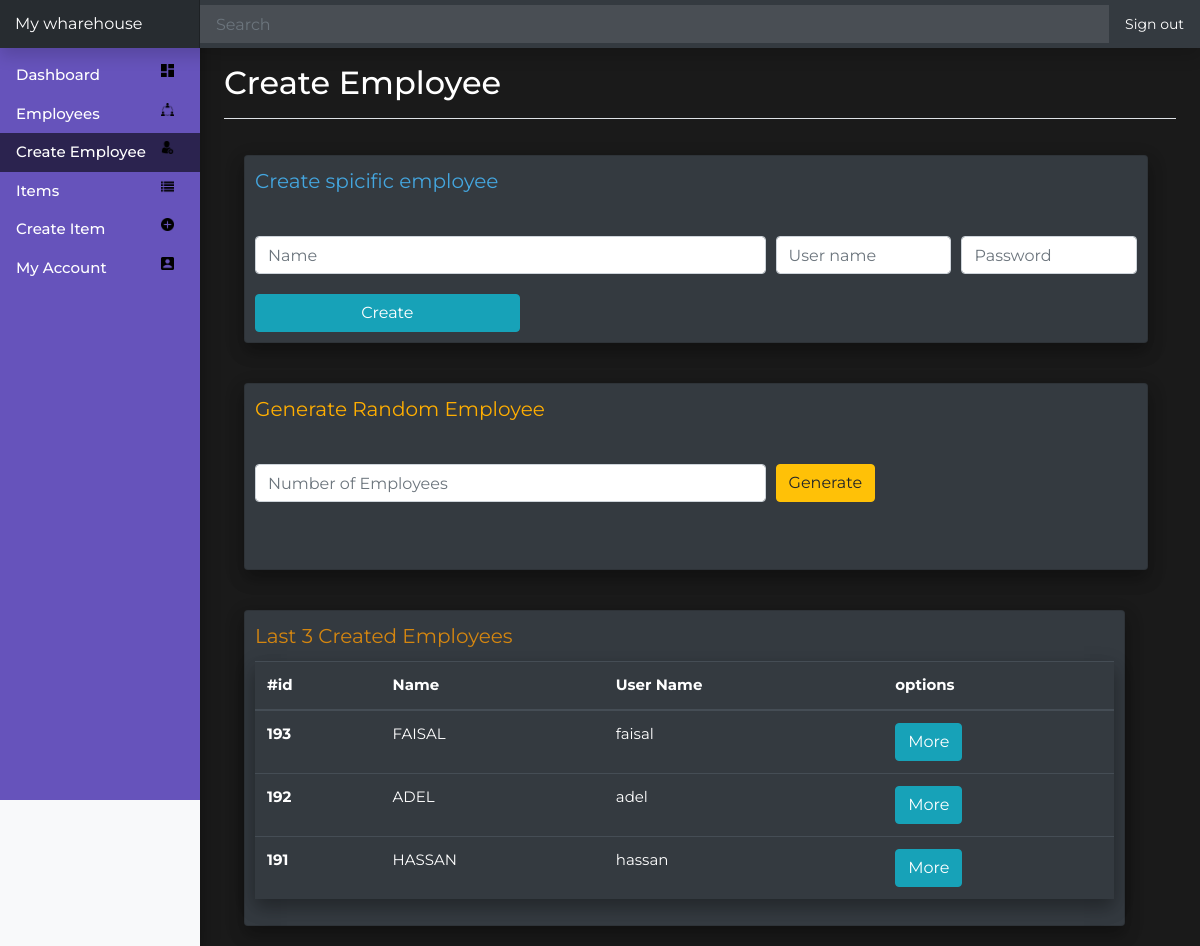
Screenshot of /PAGES/Admin/CreateEmployee.php (signed in) with the database file from the repository.
### tables this page shows
CREATE TABLE `employees` (
  `id` int(11) NOT NULL,
  `fk_aid` int(11) NOT NULL,
  `name` varchar(244) NOT NULL,
  `uname` varchar(244) NOT NULL,
  `password` varchar(244) NOT NULL
);

### PAGES/Admin/CreateEmployee.php (the view, shortened to what this page needs)
<!doctype html>
<?php
     include_once('../../INC/db.inc.php');
  ?>
<html lang="en">
  <head>
<link href="/docs/4.2/dist/css/bootstrap.min.css" rel="stylesheet">
<link href="/docs/4.2/dist/css/bootstrap.min.css" rel="stylesheet">
<link rel="stylesheet" href="https://stackpath.bootstrapcdn.com/bootstrap/4.2.1/css/bootstrap.min.css">
    <link href="../../STYLES/CreateEmployee.css" rel="stylesheet">
    <link href="../../STYLES/GLOBAL.css" rel="stylesheet">
  </head>
  <body>
    <nav class="navbar navbar-dark fixed-top bg-dark flex-md-nowrap p-0 shadow">
  <a class="navbar-brand col-sm-3 col-md-2 mr-0" href="Home.php"><?php   echo $_SESSION['whname']; ?></a>
  <input class="form-control form-control-dark w-100" type="text" placeholder="Search" aria-label="Search">
  <ul class="navbar-nav px-3">
    <li class="nav-item text-nowrap">
      <a class="nav-link Signout" href="../../INC/Signout.inc.php">Sign out</a>
    </li>
  </ul>
</nav>
<div class="container-fluid">
  <div class="row">
    <nav class="col-md-2 d-none d-md-block bg-light sidebar">
      <div class="sidebar-sticky">
        <ul class="nav flex-column">
          <li id="1" class="nav-item NAV_ITEM">
            <a style="color:white;"class="nav-link" href="Home.php">
              <img src="../../images/icons/dashboard.png" class="icon">Dashboard
            </a>
          </li>
          <li  id="2" class="nav-item NAV_ITEM">
            <a class="nav-link" href="Employees.php">
            <img src="../../images/icons/group.png" class="icon">Employees
            </a>
          </li>
          <li id="2" class="nav-item NAV_ITEM SELECTED">
            <a class="nav-link" href="CreateEmployee.php">
            <img src="../../images/icons/new-user.png" class="icon">Create Employee
            </a>
          </li>
          <li id="3" class="nav-item NAV_ITEM">
            <a class="nav-link" href="Items.php">
            <img src="../../images/icons/items.png" class="icon">Items
            </a>
          </li>
          <li id="4" class="nav-item NAV_ITEM">
            <a class="nav-link" href="CreateItem.php">
            <img src="../../images/icons/plus.png" class="icon">Create Item
            </a>
          </li>
          <li id="6" class="nav-item NAV_ITEM">
            <a class="nav-link" href="Myaccount.php">
              <img src="../../images/icons/account.png" class="icon">My Account
            </a>
          </li>
        </ul>
    </nav>
    <main role="main" class="col-md-9 ml-sm-auto col-lg-10 px-4">
      <div class="d-flex justify-content-between flex-wrap flex-md-nowrap align-items-center pt-3 pb-2 mb-3 border-bottom">
        <h1 class="h2">Create Employee</h1>
      </div>
      <div style="color: rgb(68, 166, 223);"class="MAIN_CARD card bg-dark box_shadow">
            Create spicific employee
<form class="SPI_FORM" action="../../INC/CreateEmp.inc.php" method="post">
  <div class="form-row">
    <div class="col-7">
      <input name="name" type="text" class="form-control" placeholder="Name">
    </div>
    <div class="col">
      <input name="uname" type="text" class="form-control" placeholder="User name">
    </div>
    <div class="col">
      <input name="pass"type="text" class="form-control" placeholder="Password ">
    </div>
  </div>
  <button type="submit" class="BTNCreate btn btn-info">Create</button>
</form>
      </div>
      <div  style="color: rgb(255, 174, 0);" class="MAIN_CARD card bg-dark box_shadow">
       Generate Random Employee
<form style="margin-bottom:57px;" class="SPI_FORM" action="../../INC/GenerateEmp.inc.php" method="post">
  <div class="form-row">
    <div class="col-7">
      <input name="NumOfEmp" type="number" class="form-control" placeholder="Number of Employees">
    </div>
    <div class="col" >
       <button type="submit" class=" btn btn-warning">Generate</button>
    </div>
  </div>
</form>
      </div>
      <div class="LESSITEMS_CARD card bg-dark box_shadow">
Last 3 Created Employees
<table style="margin-top:10px;font-size:15px;"class="table table-dark box_shadow">
  <thead>
  <tr>
      <th scope="col">#id</th>
      <th scope="col">Name</th>
      <th scope="col">User Name</th>
      <th scope="col">options</th>
    </tr>
  </thead>
  <tbody>
  <?php
     $fk_aid = $_SESSION['id'];
     $res = mysqli_query($conn,"SELECT * FROM employees WHERE fk_aid = '$fk_aid' ORDER BY id DESC");
     if(mysqli_num_rows($res) > 0 ){
     $counter = 0 ;
      while($row = mysqli_fetch_assoc($res)) {
        if($counter == 3 ){
          break;
        }
      echo   '
       <tr>
        <th scope="row">'.$row["id"].'</th>
        <td>'.$row["name"].'</td>
        <td>'.$row["uname"].'</td>
        <td><a href="EmpInfo.php?id='.$row["id"].'"><button type="button" class="btn btn-info">More</button></a> </td>
        </tr>
      ' ;
      $counter = $counter + 1;
      }
    }
       ?>
  </tbody>
</table>
    </div>
        <script src="dashboard.js"></script></body>
</html>

### STYLES/CreateEmployee.css (style rules this page uses)
body { font-size: .875rem; font-family: 'Montserrat', sans-serif; background-color: #1a1a1a; color: white; }
.box_shadow { box-shadow:0 10px 16px 0 rgba(0,0,0,0.2),0 6px 20px 0 rgba(0,0,0,0.19) }
.NAV_ITEM { -webkit-transition: background-color 500ms ease-out; -moz-transition: background-color 500ms ease-out; -o-transition: background-color 500ms ease-out; transition: background-color 500ms ease-out; }
.Signout { color: white !important; -webkit-transition: background-color 1000ms ease-out; -moz-transition: background-color 1000ms ease-out; -o-transition: background-color 1000ms ease-out; transition: background-color 1000ms ease-out; }
.sidebar { position: fixed; top: 0; bottom: 0; left: 0; z-index: 100; padding: 48px 0 0; box-shadow: 0 10px 16px 0 rgba(0,0,0,0.2),0 6px 20px 0 rgba(0,0,0,0.19); }
.sidebar-sticky { position: relative; top: 0; height: calc(100vh - 48px); padding-top: .5rem; overflow-x: hidden; overflow-y: auto; background-color: #6653bb; color: white; }
.sidebar .nav-link { font-weight: 500; font-size: 15px; color: rgb(255, 255, 255); }
[role="main"] { padding-top: 133px; }
@media (min-width: 768px) { [role="main"] { padding-top: 48px; } }
.navbar-brand { padding-top: .75rem; padding-bottom: .75rem; font-size: 1rem; background-color: rgba(0, 0, 0, .25); box-shadow: inset -1px 0 0 rgba(0, 0, 0, .25); }
.navbar .form-control { padding: .75rem 1rem; border-width: 0; border-radius: 0; }
.form-control-dark { color: #fff; background-color: rgba(255, 255, 255, .1); border-color: rgba(255, 255, 255, .1); }
.icon { position: relative; float: right; width: 8%; top: 25%; margin-right: 10px; }
.MAIN_CARD { position: relative; height: auto; width: 45%; padding: 10px; color: rgb(255, 255, 255); font-size: 20px; float: left; display: inline-block; margin: 20px }
.SPI_FORM { margin-top: 40px; }
.BTNCreate { margin-top: 20px; width: 30%; text-align: center; }
.LESSITEMS_CARD { position: relative; height: auto; width: 92.5%; padding: 10px; color: rgb(255, 255, 255); font-size: 20px; float: left; display: inline-block; margin: 20px; color: rgb(212, 134, 16); }
@media (max-width:1500px) { .MAIN_CARD { position: relative; height: auto; width: 95%; padding: 10px; color: rgb(255, 255, 255); font-size: 20px; float: left; display: inline-block; margin: 20px } }

### STYLES/GLOBAL.css (style rules this page uses)
.SELECTED { background-color: rgba(0, 0, 0, 0.575); }
.box_shadow { box-shadow:0 10px 16px 0 rgba(0,0,0,0.2),0 6px 20px 0 rgba(0,0,0,0.19) }

### PAGES/Admin/CreateEmployee.php (style rules this page uses)
body { margin: 0; padding: 0; font-family: sans-serif; }

### rows the page displays
employees: id "193", name "FAISAL", uname "faisal"
employees: id "192", name "ADEL", uname "adel"
employees: id "191", name "HASSAN", uname "hassan"

### other values shown
$_SESSION['whname'] "My wharehouse"
